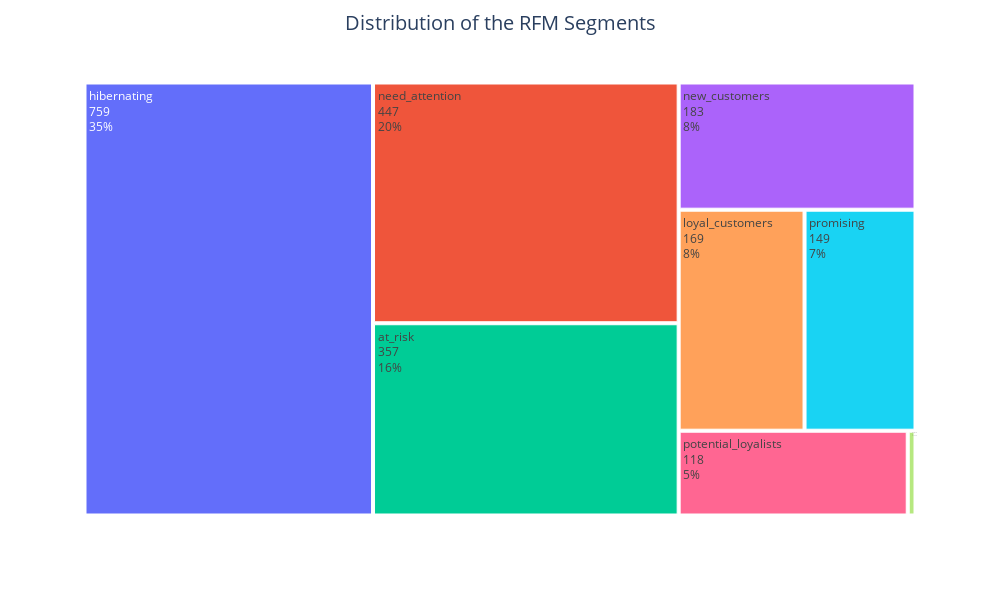

Notebook code for this chart:
### Code cell
fig = px.treemap(rfm.groupby('Segment')[["ID"]].nunique().sort_values(by="ID", ascending=False),
                 path=[df.groupby('Segment')[["ID"]].nunique().sort_values(by="ID", ascending=False).index], 
                 values='ID', 
                 width=1000, 
                 height=600)
fig.update_layout(title_text='Distribution of the RFM Segments', title_x=0.5, title_font=dict(size=20))
fig.update_traces(textinfo="label+value+percent root")

### Figure 1 — Plotly figure (JSON) as saved in the notebook; plotly's stock layout.template omitted (floating-point values rounded to 4 significant figures)
{"data": [{"branchvalues": "total", "domain": {"x": [0, 1], "y": [0, 1]}, "hovertemplate": "labels=%{label}<br>ID=%{value}<br>parent=%{parent}<br>id=%{id}<extra></extra>", "ids": ["at_risk", "cant_loose", "hibernating", "loyal_customers", "need_attention", "new_customers", "potential_loyalists", "promising"], "labels": ["at_risk", "cant_loose", "hibernating", "loyal_customers", "need_attention", "new_customers", "potential_loyalists", "promising"], "name": "", "parents": ["", "", "", "", "", "", "", ""], "textinfo": "label+value+percent root", "type": "treemap", "values": [357, 4, 759, 169, 447, 183, 118, 149]}], "layout": {"height": 600, "legend": {"tracegroupgap": 0}, "margin": {"t": 60}, "title": {"font": {"size": 20}, "text": "Distribution of the RFM Segments", "x": 0.5}, "width": 1000}}
